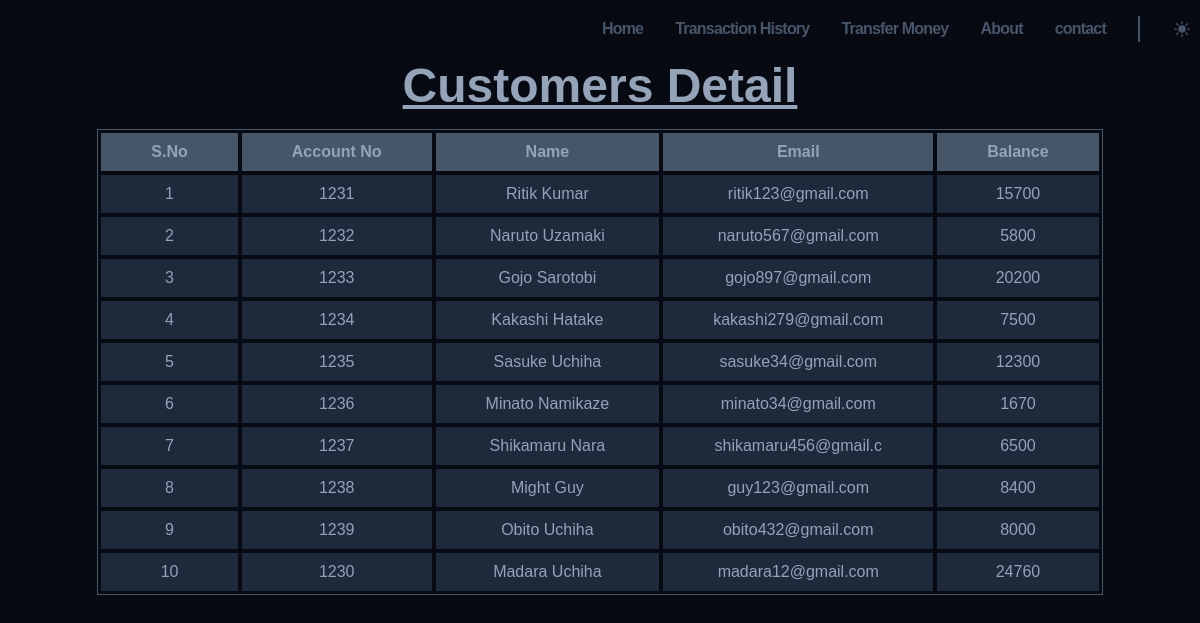
The page /customers.php on the database its author committed.
### tables this page shows
CREATE TABLE `tbl_customers` (
  `Serial_No` int(5) NOT NULL,
  `AccountNo` int(10) NOT NULL,
  `Name` varchar(50) NOT NULL,
  `Email` varchar(20) NOT NULL,
  `Balance` int(20) NOT NULL
);

### customers.php (the view, shortened to what this page needs)
<?php
$user = 'root';
$password = '';
$database = 'customers';
$servername='localhost:3306';
$mysqli = new mysqli($servername, $user,
				$password, $database);
$sql = " SELECT * FROM tbl_customers ORDER BY Serial_No ASC ";
$result = $mysqli->query($sql);
?>
<!DOCTYPE html>
<html lang="en">
<head>
  <link href="https://api.fontshare.com/v2/css?f[]=general-sans@500,600,400,700&display=swap" rel="stylesheet">
  <link rel="stylesheet" href="style.css">
  <link rel="stylesheet" href="header.css">
  <link rel="stylesheet" href="customers.css">
  <link rel="stylesheet" href="utlis.css">
</head>
<body>
<header class="header container">
    <div class=" logo container">
      </div>
      <nav>
        <ul class="header__menu">
          <li>
            <a class="header__link"  href="index.html">Home</a>
          </li>
           <li>
            <a class="header__link" href="transaction.php">Transaction History</a>
          </li>
          <li>
            <a class="header__link" href="sendmoney.php">Transfer Money</a>
          </li>
          <li>
            <a class="header__link" href="about.html">About</a>
          </li>
          <li>
            <a class="header__link" href="contact.css">contact</a>
          </li>
          <li class="header__line"></li>
          <li>
            <button class="header__sun">
            </button>
          </li>
        </ul>
      </nav>
    </header>
	<section>
		<h1>customers detail</h1>
		<table>
			<tr>
        <th>S.No</th>
        <th>Account No</th>
				<th>Name</th>
				<th>Email</th>
				<th>Balance</th>
			</tr>
			<?php
				while($rows=$result->fetch_assoc())
				{
			?>
			<tr>
        <td><?php echo $rows['Serial_No'];?></td>
        <td><?php echo $rows['AccountNo'];?></td>
				<td><?php echo $rows['Name'];?></td>
				<td><?php echo $rows['Email'];?></td>
				<td><?php echo $rows['Balance'];?></td>
			</tr>
			<?php
				}
			?>
		</table>
	</section>
</body>
</html>

### style.css (style rules this page uses)
:root { --clr-dark: #070a13; --clr-light: #f1f5f9; --clr-slate400: #94a3b8; --clr-slate600: #475569; --clr-slate800: #1e293b; --clr-rose: #e11d48; --clr-indigo: #4f46e5; --size-xxs: .5rem; --size-xs: .75rem; --size-sm: .875rem; --size-base: 1rem; --size-lg: 1.125rem; --size-xl: 1.25rem; --size-2xl: 1.5rem; --size-3xl: 1.875rem; --size-4xl: 2.25rem; --size-5xl: 3rem; --size-6xl: 3.75rem; --size-7xl: 4.5rem; --size-8xl: 6rem; --size-9xl: 8rem; --size-10xl: 10rem }
* { margin: 0; line-height: (1em + 0.5rem); }
html { scroll-behavior: smooth; }
body { font-family: 'General Sans', sans-serif; background-color: var(--clr-dark); color: var(--clr-light); cursor:default; }
img, picture, video, canvas, svg { display: block; max-width: 100%; user-select: none; }
button { display: inline; padding: 0; border: none; background: none; cursor: pointer; color: inherit; }
a { color: var(--clr-rose); }

### header.css (style rules this page uses)
.header { display: flex; justify-content: flex-end; justify-content: space-between; padding-top: 1rem; padding-bottom: 1rem; }
.logo { width: var(--size-2xl); height: var(--size-2xl); border-radius: 50%; overflow: hidden; }
.header__menu { display: none; }
@media (min-width: 768px) { .header__menu { display: flex; align-items: center; list-style: none; padding: 0; gap: 2em; } }
@media (min-width: 768px) { .header__link { font-size:var(--size-sm); text-decoration: none; font-weight: 600; color: var(--clr-slate600); letter-spacing: -0.05em; transition: color 0.3s; } }
@media (min-width: 768px) { .header__line { border: 1px solid var(--clr-slate600); padding-top: 1.5em; } }
@media (min-width: 768px) { .header__sun { display: block; color: var(--clr-slate600); width: var(--size-base); height: var(--size-base); } }
@media (min-width: 1024px) { .header__link { font-size:var(--size-base); } }
@media (min-width: 1024px) { .header__sun { width: var(--size-xl); height: var(--size-xl); } }

### customers.css (style rules this page uses)
table { margin: 0 auto; font-size: var(--size-base); border: 1px double var(--clr-slate600); }
h1 { text-align: center; color: var(--clr-slate400); font-size: var(--size-5xl); text-transform: capitalize; text-decoration:underline; margin-bottom: 1rem; }
th, td { color: var(--clr-slate400); font-weight: bold; border: 1px solid var(--clr-dark); padding: 10px 50px; text-align: center; background-color: var(--clr-slate600); font-size: var(--size-base); }
td { background-color: var(--clr-slate800); font-weight: lighter; }

### utlis.css (style rules this page uses)
.container { margin-left: auto; margin-right: auto; padding-left: 0.5rem; padding-right: 0.5rem; }

### rows shown on the page
tbl_customers: Serial_No "1", AccountNo "1231", Name "Ritik Kumar", Email "ritik123@gmail.com", Balance "15700"
tbl_customers: Serial_No "2", AccountNo "1232", Name "Naruto Uzamaki", Email "naruto567@gmail.com", Balance "5800"
tbl_customers: Serial_No "3", AccountNo "1233", Name "Gojo Sarotobi", Email "gojo897@gmail.com", Balance "20200"
tbl_customers: Serial_No "4", AccountNo "1234", Name "Kakashi Hatake", Email "kakashi279@gmail.com", Balance "7500"
tbl_customers: Serial_No "5", AccountNo "1235", Name "Sasuke Uchiha", Email "sasuke34@gmail.com", Balance "12300"
tbl_customers: Serial_No "6", AccountNo "1236", Name "Minato Namikaze", Email "minato34@gmail.com", Balance "1670"
tbl_customers: Serial_No "7", AccountNo "1237", Name "Shikamaru Nara", Email "shikamaru456@gmail.c", Balance "6500"
tbl_customers: Serial_No "8", AccountNo "1238", Name "Might Guy", Email "guy123@gmail.com", Balance "8400"
tbl_customers: Serial_No "9", AccountNo "1239", Name "Obito Uchiha", Email "obito432@gmail.com", Balance "8000"
tbl_customers: Serial_No "10", AccountNo "1230", Name "Madara Uchiha", Email "madara12@gmail.com", Balance "24760"
